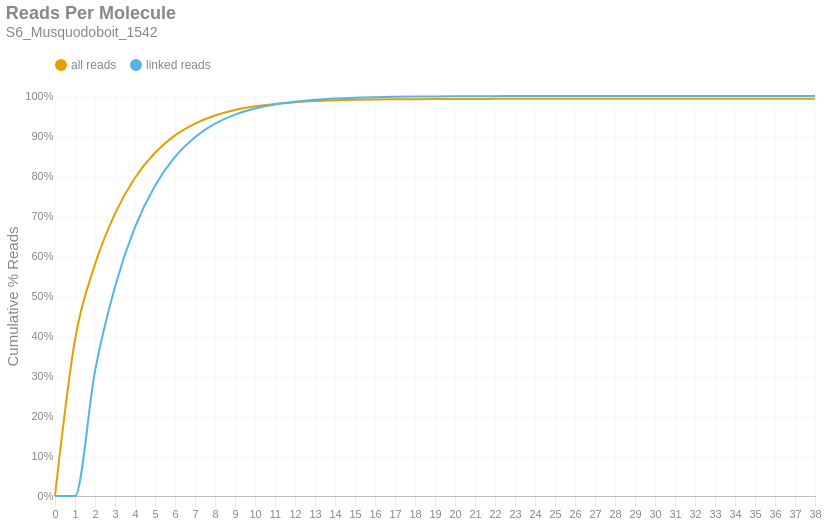

Notebook source saved alongside this figure:
### Markdown cell above
### Reads per Molecule
This chart shows the cumulative distribution of the number of reads per linked molecule. That is, how many alignments are associated with a unique molecule. This excludes the number of reads associated with invalid or absent linked-read barcodes. The `linked` histogram is the percentages recalculated when disregarding singletons.

### Code cell
if SKIPLR:
    print_html(f"Skipped")
else:
    counts = np.bincount(valids['reads'].cast(pl.Int64).to_numpy())
    weighted = counts * np.arange(len(counts))
    all_perc = weighted / n_reads
    linked_perc = weighted / n_linked_reads
    linked_perc[1] = 0
    binned_df = pl.DataFrame({
        'readsper': list(range(len(counts))),
        'all reads (cumsum)': np.cumsum(all_perc).tolist(),
        'linked reads (cumsum)': np.cumsum(linked_perc).tolist(),
    })

    with SafeRender(binned_df):
        (
            density_plot(binned_df, 'Reads Per Molecule', samplename, 'readspmol')
            .encode(
                x=alt.X('readsper:O', title=None).axis(labelAngle=0).scale(padding=0),
                y=alt.Y('value:Q', title='Cumulative % Reads').axis(format='%').stack(False),
                color=alt.Color("key:N").scale(domain=["all reads", "linked reads"]),
                tooltip=[
                    alt.Tooltip("key:N", title="Data Type"),
                    alt.Tooltip("readsper:O", title="Reads Per Molecule"),
                    alt.Tooltip("value:Q", format=".2%", title="% Reads (Cum.)")
                ]            
            )
        ).display()

### Figure 1 — Vega-Lite specification as saved in the notebook (floating-point values rounded to 4 significant figures)
{"width": "container", "height": 400, "config": {"title": {"anchor": "start", "dy": -15, "fontSize": 18, "color": "#888888", "subtitleColor": "#888888", "subtitleFontSize": 14}, "arc": {"fill": "#0072B2"}, "axis": {"domainColor": "#888888", "domainWidth": 0.5, "gridWidth": 0.2, "grid": false, "titleFontWeight": 400, "titleFontSize": 15, "labelFontSize": 11, "labelColor": "#888888", "tickColor": "#888888", "tickWidth": 0.2, "titleColor": "#888888"}, "axisBand": {"grid": false}, "axisX": {"grid": true, "tickSize": 10, "domainCap": "round"}, "axisY": {"domain": false, "grid": true, "tickSize": 0, "domainCap": "round"}, "background": "transparent", "header": {"labelFontSize": 15, "labelColor": "#888888", "titleFontSize": 15, "titleFontWeight": 600, "titleColor": "#888888"}, "legend": {"labelFont": "sans-serif", "labelFontSize": 12, "labelColor": "#888888", "symbolSize": 100, "symbolType": "circle", "titleFontSize": 12, "titlePadding": 10, "titleColor": "#888888", "title": null, "orient": "top"}, "range": {"category": ["#E69F00", "#56B4E9", "#009E73", "#F0E442", "#0072B2", "#D55E00", "#CC79A7", "#000000"], "diverging": ["#cfe8f3", "#a2d4ec", "#73bfe2", "#46abdb", "#1696d2", "#12719e"]}, "area": {"fill": "#0072B2", "fillOpacity": 0.7, "line": true, "strokeOpacity": 0.7}, "line": {"color": "#0072B2", "stroke": "#0072B2", "strokeWidth": 2}, "trail": {"color": "#0072B2", "stroke": "#0072B2", "strokeWidth": 0, "size": 1}, "point": {"filled": true, "fillOpacity": 1.0, "size": 95}, "text": {"color": "#888888", "fontSize": 11, "align": "right", "fontWeight": 400, "size": 11}, "bar": {"fill": "#0072B2", "stroke": null}, "view": {"stroke": null, "continuousWidth": 660, "continuousHeight": 400}}, "data": {"name": "data-481d1b5ba9a26401dc0c47e342d0c801"}, "mark": {"type": "line", "interpolate": "monotone", "point": {"opacity": 0, "size": 275}}, "encoding": {"color": {"field": "key", "scale": {"domain": ["all reads", "linked reads"]}, "type": "nominal"}, "tooltip": [{"field": "key", "title": "Data Type", "type": "nominal"}, {"field": "readsper", "title": "Reads Per Molecule", "type": "ordinal"}, {"field": "value", "format": ".2%", "title": "% Reads (Cum.)", "type": "quantitative"}], "x": {"axis": {"labelAngle": 0}, "field": "readsper", "scale": {"padding": 0}, "title": null, "type": "ordinal"}, "y": {"axis": {"format": "%"}, "field": "value", "stack": false, "title": "Cumulative % Reads", "type": "quantitative"}}, "params": [{"name": "param_c36ac31b6afebe62", "select": {"type": "point", "fields": ["key"]}, "bind": "legend"}], "title": {"text": "Reads Per Molecule", "subtitle": "S6_Musquodoboit_1542"}, "transform": [{"fold": ["all reads (cumsum)", "linked reads (cumsum)"]}, {"calculate": "replace(datum.key, ' (cumsum)', '')", "as": "key"}, {"filter": {"param": "param_c36ac31b6afebe62"}}], "usermeta": {"embedOptions": {"downloadFileName": "S6_Musquodoboit_1542.readspmol"}}, "$schema": "https://vega.github.io/schema/vega-lite/v6.1.0.json", "datasets": {"data-481d1b5ba9a26401dc0c47e342d0c801": [{"readsper": 0, "all reads (cumsum)": 0.0, "linked reads (cumsum)": 0.0}, {"readsper": 1, "all reads (cumsum)": 0.3909, "linked reads (cumsum)": 0.0}, {"readsper": 2, "all reads (cumsum)": 0.579, "linked reads (cumsum)": 0.3125}, {"readsper": 3, "all reads (cumsum)": 0.7059, "linked reads (cumsum)": 0.5232}, {"readsper": 4, "all reads (cumsum)": 0.7955, "linked reads (cumsum)": 0.6719}, {"readsper": 5, "all reads (cumsum)": 0.858, "linked reads (cumsum)": 0.7758}, {"readsper": 6, "all reads (cumsum)": 0.9014, "linked reads (cumsum)": 0.8479}, {"readsper": 7, "all reads (cumsum)": 0.931, "linked reads (cumsum)": 0.897}, {"readsper": 8, "all reads (cumsum)": 0.9513, "linked reads (cumsum)": 0.9307}, {"readsper": 9, "all reads (cumsum)": 0.965, "linked reads (cumsum)": 0.9535}, {"readsper": 10, "all reads (cumsum)": 0.9743, "linked reads (cumsum)": 0.9688}, {"readsper": 11, "all reads (cumsum)": 0.9803, "linked reads (cumsum)": 0.9788}, {"readsper": 12, "all reads (cumsum)": 0.9844, "linked reads (cumsum)": 0.9856}, {"readsper": 13, "all reads (cumsum)": 0.9873, "linked reads (cumsum)": 0.9904}, {"readsper": 14, "all reads (cumsum)": 0.9891, "linked reads (cumsum)": 0.9935}, {"readsper": 15, "all reads (cumsum)": 0.9904, "linked reads (cumsum)": 0.9956}, {"readsper": 16, "all reads (cumsum)": 0.9913, "linked reads (cumsum)": 0.997}, {"readsper": 17, "all reads (cumsum)": 0.9918, "linked reads (cumsum)": 0.9979}, {"readsper": 18, "all reads (cumsum)": 0.9922, "linked reads (cumsum)": 0.9986}, {"readsper": 19, "all reads (cumsum)": 0.9924, "linked reads (cumsum)": 0.999}, {"readsper": 20, "all reads (cumsum)": 0.9926, "linked reads (cumsum)": 0.9993}, {"readsper": 21, "all reads (cumsum)": 0.9927, "linked reads (cumsum)": 0.9995}, {"readsper": 22, "all reads (cumsum)": 0.9928, "linked reads (cumsum)": 0.9996}, {"readsper": 23, "all reads (cumsum)": 0.9929, "linked reads (cumsum)": 0.9998}, {"readsper": 24, "all reads (cumsum)": 0.9929, "linked reads (cumsum)": 0.9998}, {"readsper": 25, "all reads (cumsum)": 0.993, "linked reads (cumsum)": 0.9999}, {"readsper": 26, "all reads (cumsum)": 0.993, "linked reads (cumsum)": 0.9999}, {"readsper": 27, "all reads (cumsum)": 0.993, "linked reads (cumsum)": 0.9999}, {"readsper": 28, "all reads (cumsum)": 0.993, "linked reads (cumsum)": 1.0}, {"readsper": 29, "all reads (cumsum)": 0.993, "linked reads (cumsum)": 1.0}, {"readsper": 30, "all reads (cumsum)": 0.993, "linked reads (cumsum)": 1.0}, {"readsper": 31, "all reads (cumsum)": 0.993, "linked reads (cumsum)": 1.0}, {"readsper": 32, "all reads (cumsum)": 0.993, "linked reads (cumsum)": 1.0}, {"readsper": 33, "all reads (cumsum)": 0.993, "linked reads (cumsum)": 1.0}, {"readsper": 34, "all reads (cumsum)": 0.993, "linked reads (cumsum)": 1.0}, {"readsper": 35, "all reads (cumsum)": 0.993, "linked reads (cumsum)": 1.0}, {"readsper": 36, "all reads (cumsum)": 0.993, "linked reads (cumsum)": 1.0}, {"readsper": 37, "all reads (cumsum)": 0.993, "linked reads (cumsum)": 1.0}, {"readsper": 38, "all reads (cumsum)": 0.9931, "linked reads (cumsum)": 1.0}]}}
